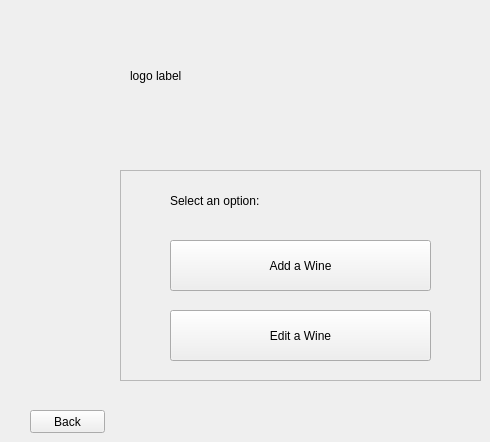
    <widget class="QWidget" name="page_wineOptionsAdmin">
     <widget class="QLabel" name="label_CVLogoAdmin_2">
      <property name="geometry">
       <rect>
        <x>130</x>
        <y>10</y>
        <width>341</width>
        <height>131</height>
       </rect>
      </property>
      <property name="text">
       <string>logo label</string>
      </property>
     </widget>
     <widget class="QPushButton" name="pushButton_back_wineOptions">
      <property name="geometry">
       <rect>
        <x>30</x>
        <y>410</y>
        <width>75</width>
        <height>23</height>
       </rect>
      </property>
      <property name="text">
       <string>Back</string>
      </property>
     </widget>
     <widget class="QFrame" name="frame_6">
      <property name="geometry">
       <rect>
        <x>120</x>
        <y>170</y>
        <width>361</width>
        <height>211</height>
       </rect>
      </property>
      <property name="frameShape">
       <enum>QFrame::StyledPanel</enum>
      </property>
      <property name="frameShadow">
       <enum>QFrame::Sunken</enum>
      </property>
      <widget class="QLabel" name="label_wineOptions">
       <property name="geometry">
        <rect>
         <x>50</x>
         <y>20</y>
         <width>91</width>
         <height>21</height>
        </rect>
       </property>
       <property name="text">
        <string>Select an option:</string>
       </property>
      </widget>
      <widget class="QPushButton" name="pushButton_addWine_wineOptions">
       <property name="geometry">
        <rect>
         <x>50</x>
         <y>70</y>
         <width>261</width>
         <height>51</height>
        </rect>
       </property>
       <property name="text">
        <string>Add a Wine</string>
       </property>
      </widget>
      <widget class="QPushButton" name="pushButton_editWine_wineOptions">
       <property name="geometry">
        <rect>
         <x>50</x>
         <y>140</y>
         <width>261</width>
         <height>51</height>
        </rect>
       </property>
       <property name="text">
        <string>Edit a Wine</string>
       </property>
      </widget>
     </widget>
     <zorder>frame_6</zorder>
     <zorder>label_CVLogoAdmin_2</zorder>
     <zorder>pushButton_back_wineOptions</zorder>
    </widget>
